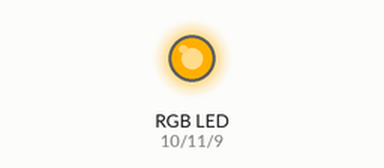
Recording of a sketch running on a simulated Arduino Uno, built with avr-gcc and run on an emulated ATmega328P. Shown: an RGB LED mixed from three pins (HIGH = lit).

Above: at 0.1 s.
Timing chart, 0 to 1.6 s (numbered marks = the images above):
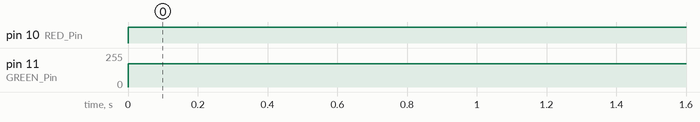

Measured:
- by itself, pin 10 (RED_Pin): LOW → HIGH at 0.00 s
- by itself, pin 11 (GREEN_Pin): 0/255 → 175/255 at 0.00 s

The sketch:

RGB_color_selector_Kevin_Sarmiento_Tapia_2291323.ino
```cpp
/*
 RGB color selector

 The program's goal is to be able to choose any color an display it with the RGB

 The theme is analogWrite to change the level of brightness of the pins.
*/
int RED_Pin=10; // creates a variable called RED_Pin with a value of 10
int GREEN_Pin=11; // creates a variable called GREEN_Pin with a value of 11
int BLUE_Pin=9; // creates a variable called BLUE_Pin with a value of 9
void setup() // this program runs once.
{
  pinMode(RED_Pin, OUTPUT); // set RED_Pin as output
  pinMode(GREEN_Pin, OUTPUT); // set GREEN_Pin as output
  pinMode(BLUE_Pin, OUTPUT); // set BLUE_Pin as output
}
void loop() // this program runs forever.
{
  analogWrite(RED_Pin, 255); // sent 5v to RED_Pin
  analogWrite(GREEN_Pin, 175); // sent 2.5V to GREEn_Pin
  analogWrite(BLUE_Pin, 0); // sent 0v BLUE_Pin

}
```
